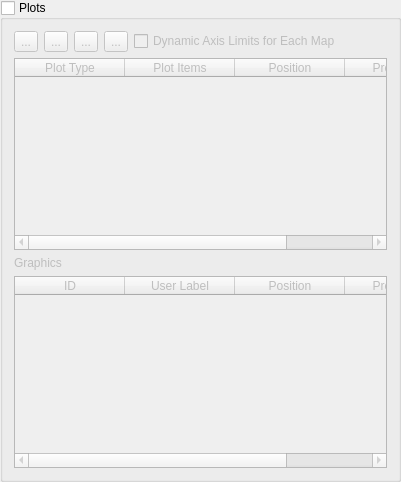
            <widget class="QgsCollapsibleGroupBox" name="groupPlot">
             <property name="title">
              <string>Plots</string>
             </property>
             <property name="checkable">
              <bool>true</bool>
             </property>
             <property name="checked">
              <bool>false</bool>
             </property>
             <property name="collapsed">
              <bool>false</bool>
             </property>
             <layout class="QVBoxLayout" name="verticalLayout_10">
              <item>
               <layout class="QGridLayout" name="gridLayout_5">
                <item row="0" column="2">
                 <widget class="QToolButton" name="btnPlotUp">
                  <property name="text">
                   <string>...</string>
                  </property>
                 </widget>
                </item>
                <item row="2" column="0" colspan="6">
                 <widget class="QLabel" name="label_28">
                  <property name="text">
                   <string>Graphics</string>
                  </property>
                 </widget>
                </item>
                <item row="1" column="0" colspan="6">
                 <widget class="PlotItemsTable" name="tablePlots">
                  <property name="minimumSize">
                   <size>
                    <width>0</width>
                    <height>150</height>
                   </size>
                  </property>
                  <property name="editTriggers">
                   <set>QAbstractItemView::AllEditTriggers</set>
                  </property>
                  <property name="wordWrap">
                   <bool>false</bool>
                  </property>
                  <attribute name="horizontalHeaderVisible">
                   <bool>true</bool>
                  </attribute>
                  <attribute name="horizontalHeaderCascadingSectionResizes">
                   <bool>false</bool>
                  </attribute>
                  <attribute name="horizontalHeaderDefaultSectionSize">
                   <number>110</number>
                  </attribute>
                  <attribute name="horizontalHeaderMinimumSectionSize">
                   <number>80</number>
                  </attribute>
                  <attribute name="horizontalHeaderStretchLastSection">
                   <bool>true</bool>
                  </attribute>
                  <attribute name="verticalHeaderDefaultSectionSize">
                   <number>20</number>
                  </attribute>
                  <attribute name="verticalHeaderMinimumSectionSize">
                   <number>20</number>
                  </attribute>
                  <column>
                   <property name="text">
                    <string>Plot Type</string>
                   </property>
                  </column>
                  <column>
                   <property name="text">
                    <string>Plot Items</string>
                   </property>
                  </column>
                  <column>
                   <property name="text">
                    <string>Position</string>
                   </property>
                  </column>
                  <column>
                   <property name="text">
                    <string>Properties</string>
                   </property>
                  </column>
                 </widget>
                </item>
                <item row="3" column="0" colspan="6">
                 <widget class="GraphicItemsTable" name="tableGraphics">
                  <property name="minimumSize">
                   <size>
                    <width>0</width>
                    <height>150</height>
                   </size>
                  </property>
                  <property name="editTriggers">
                   <set>QAbstractItemView::AllEditTriggers</set>
                  </property>
                  <property name="wordWrap">
                   <bool>false</bool>
                  </property>
                  <attribute name="horizontalHeaderVisible">
                   <bool>true</bool>
                  </attribute>
                  <attribute name="horizontalHeaderDefaultSectionSize">
                   <number>110</number>
                  </attribute>
                  <attribute name="horizontalHeaderStretchLastSection">
                   <bool>true</bool>
                  </attribute>
                  <attribute name="verticalHeaderDefaultSectionSize">
                   <number>20</number>
                  </attribute>
                  <attribute name="verticalHeaderMinimumSectionSize">
                   <number>20</number>
                  </attribute>
                  <column>
                   <property name="text">
                    <string>ID</string>
                   </property>
                  </column>
                  <column>
                   <property name="text">
                    <string>User Label</string>
                   </property>
                  </column>
                  <column>
                   <property name="text">
                    <string>Position</string>
                   </property>
                  </column>
                  <column>
                   <property name="text">
                    <string>Properties</string>
                   </property>
                  </column>
                 </widget>
                </item>
                <item row="0" column="1">
                 <widget class="QToolButton" name="btnRemovePlot">
                  <property name="text">
                   <string>...</string>
                  </property>
                 </widget>
                </item>
                <item row="0" column="0">
                 <widget class="QToolButton" name="btnAddPlot">
                  <property name="text">
                   <string>...</string>
                  </property>
                 </widget>
                </item>
                <item row="0" column="5">
                 <spacer name="horizontalSpacer_3">
                  <property name="orientation">
                   <enum>Qt::Horizontal</enum>
                  </property>
                  <property name="sizeHint" stdset="0">
                   <size>
                    <width>40</width>
                    <height>20</height>
                   </size>
                  </property>
                 </spacer>
                </item>
                <item row="0" column="3">
                 <widget class="QToolButton" name="btnPlotDown">
                  <property name="text">
                   <string>...</string>
                  </property>
                 </widget>
                </item>
                <item row="0" column="4">
                 <layout class="QHBoxLayout" name="horizontalLayout">
                  <item>
                   <widget class="QCheckBox" name="cbDynamicAxisLimits">
                    <property name="text">
                     <string>Dynamic Axis Limits for Each Map</string>
                    </property>
                   </widget>
                  </item>
                 </layout>
                </item>
               </layout>
              </item>
             </layout>
            </widget>
